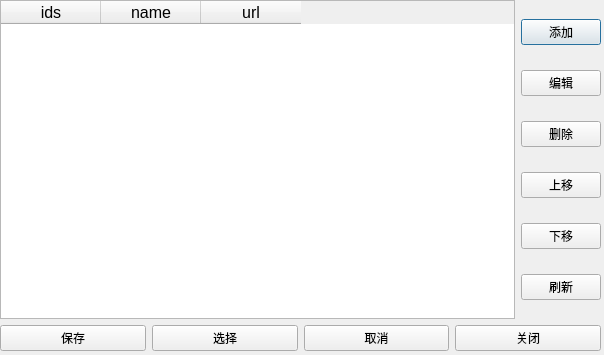
<?xml version="1.0" encoding="UTF-8"?>
<ui version="4.0">
 <class>dialog</class>
 <widget class="QDialog" name="dialog">
  <property name="geometry">
   <rect>
    <x>0</x>
    <y>0</y>
    <width>604</width>
    <height>355</height>
   </rect>
  </property>
  <property name="windowTitle">
   <string>视频流设置</string>
  </property>
  <property name="windowIcon">
   <iconset>
    <normaloff>icon.ico</normaloff>icon.ico</iconset>
  </property>
  <widget class="QWidget" name="verticalLayoutWidget">
   <property name="geometry">
    <rect>
     <x>0</x>
     <y>0</y>
     <width>601</width>
     <height>351</height>
    </rect>
   </property>
   <layout class="QVBoxLayout" name="verticalLayout">
    <item>
     <layout class="QHBoxLayout" name="horizontalLayout_2">
      <item>
       <widget class="QTableWidget" name="tableWidget">
        <property name="enabled">
         <bool>true</bool>
        </property>
        <property name="font">
         <font>
          <pointsize>12</pointsize>
         </font>
        </property>
        <property name="cursor" stdset="0">
         <cursorShape>CrossCursor</cursorShape>
        </property>
        <property name="lineWidth">
         <number>1</number>
        </property>
        <property name="verticalScrollBarPolicy">
         <enum>Qt::ScrollBarAsNeeded</enum>
        </property>
        <property name="horizontalScrollBarPolicy">
         <enum>Qt::ScrollBarAlwaysOff</enum>
        </property>
        <property name="sizeAdjustPolicy">
         <enum>QAbstractScrollArea::AdjustToContentsOnFirstShow</enum>
        </property>
        <property name="editTriggers">
         <set>QAbstractItemView::NoEditTriggers</set>
        </property>
        <property name="selectionMode">
         <enum>QAbstractItemView::SingleSelection</enum>
        </property>
        <property name="selectionBehavior">
         <enum>QAbstractItemView::SelectRows</enum>
        </property>
        <property name="textElideMode">
         <enum>Qt::ElideMiddle</enum>
        </property>
        <property name="sortingEnabled">
         <bool>false</bool>
        </property>
        <attribute name="horizontalHeaderCascadingSectionResizes">
         <bool>true</bool>
        </attribute>
        <attribute name="verticalHeaderCascadingSectionResizes">
         <bool>true</bool>
        </attribute>
        <column>
         <property name="text">
          <string>ids</string>
         </property>
        </column>
        <column>
         <property name="text">
          <string>name</string>
         </property>
        </column>
        <column>
         <property name="text">
          <string>url</string>
         </property>
        </column>
       </widget>
      </item>
      <item>
       <layout class="QVBoxLayout" name="verticalLayout_2">
        <item>
         <widget class="QPushButton" name="AddSourceButton">
          <property name="text">
           <string>添加</string>
          </property>
         </widget>
        </item>
        <item>
         <widget class="QPushButton" name="EditSourceButton">
          <property name="text">
           <string>编辑</string>
          </property>
         </widget>
        </item>
        <item>
         <widget class="QPushButton" name="DelectSouceButton">
          <property name="text">
           <string>删除</string>
          </property>
         </widget>
        </item>
        <item>
         <widget class="QPushButton" name="UpMoveButton">
          <property name="text">
           <string>上移</string>
          </property>
         </widget>
        </item>
        <item>
         <widget class="QPushButton" name="DownMoveButton">
          <property name="text">
           <string>下移</string>
          </property>
         </widget>
        </item>
        <item>
         <widget class="QPushButton" name="FlushSourceButton">
          <property name="text">
           <string>刷新</string>
          </property>
         </widget>
        </item>
       </layout>
      </item>
     </layout>
    </item>
    <item>
     <layout class="QHBoxLayout" name="horizontalLayout">
      <item>
       <widget class="QPushButton" name="SaveButton">
        <property name="text">
         <string>保存</string>
        </property>
       </widget>
      </item>
      <item>
       <widget class="QPushButton" name="SelectButton">
        <property name="text">
         <string>选择</string>
        </property>
       </widget>
      </item>
      <item>
       <widget class="QPushButton" name="CancelButtoon">
        <property name="text">
         <string>取消</string>
        </property>
       </widget>
      </item>
      <item>
       <widget class="QPushButton" name="CloseSourceButton">
        <property name="text">
         <string>关闭</string>
        </property>
       </widget>
      </item>
     </layout>
    </item>
   </layout>
  </widget>
 </widget>
 <tabstops>
  <tabstop>tableWidget</tabstop>
  <tabstop>AddSourceButton</tabstop>
  <tabstop>EditSourceButton</tabstop>
  <tabstop>DelectSouceButton</tabstop>
  <tabstop>UpMoveButton</tabstop>
  <tabstop>DownMoveButton</tabstop>
  <tabstop>FlushSourceButton</tabstop>
  <tabstop>SaveButton</tabstop>
  <tabstop>SelectButton</tabstop>
  <tabstop>CancelButtoon</tabstop>
 </tabstops>
 <resources/>
 <connections>
  <connection>
   <sender>CancelButtoon</sender>
   <signal>clicked()</signal>
   <receiver>dialog</receiver>
   <slot>close()</slot>
   <hints>
    <hint type="sourcelabel">
     <x>501</x>
     <y>336</y>
    </hint>
    <hint type="destinationlabel">
     <x>301</x>
     <y>177</y>
    </hint>
   </hints>
  </connection>
 </connections>
</ui>
